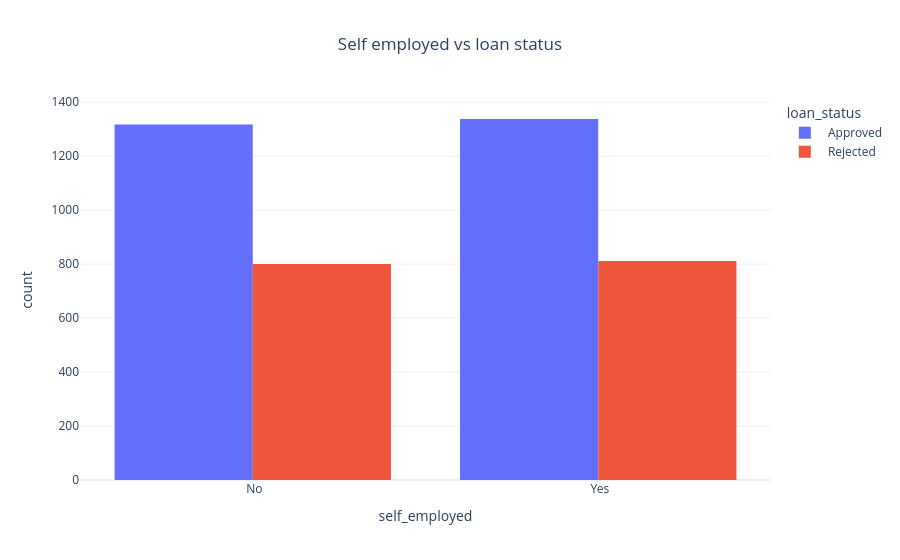

The notebook cell this image was saved under:
### Code cell
fig = px.histogram(df, x="self_employed", color="loan_status", barmode="group", title="Self employed vs loan status")
fig.update_layout(title_x=0.5,template="plotly_white")
fig.show()

### Figure 1 — Plotly figure (JSON) as saved in the notebook; plotly's stock layout.template omitted (floating-point values rounded to 4 significant figures; data arrays with more than 128 entries replaced by an {"elided": "..."} marker saying what was removed)
{"data": [{"alignmentgroup": "True", "bingroup": "x", "hovertemplate": "loan_status= Approved<br>self_employed=%{x}<br>count=%{y}<extra></extra>", "legendgroup": " Approved", "marker": {"color": "#636efa", "pattern": {"shape": ""}}, "name": " Approved", "offsetgroup": " Approved", "orientation": "v", "showlegend": true, "type": "histogram", "x": {"elided": "2656 str values"}, "xaxis": "x", "yaxis": "y"}, {"alignmentgroup": "True", "bingroup": "x", "hovertemplate": "loan_status= Rejected<br>self_employed=%{x}<br>count=%{y}<extra></extra>", "legendgroup": " Rejected", "marker": {"color": "#EF553B", "pattern": {"shape": ""}}, "name": " Rejected", "offsetgroup": " Rejected", "orientation": "v", "showlegend": true, "type": "histogram", "x": {"elided": "1613 str values"}, "xaxis": "x", "yaxis": "y"}], "layout": {"barmode": "group", "legend": {"title": {"text": "loan_status"}, "tracegroupgap": 0}, "title": {"text": "Self employed vs loan status", "x": 0.5}, "xaxis": {"anchor": "y", "domain": [0, 1], "title": {"text": "self_employed"}}, "yaxis": {"anchor": "x", "domain": [0, 1], "title": {"text": "count"}}}}
